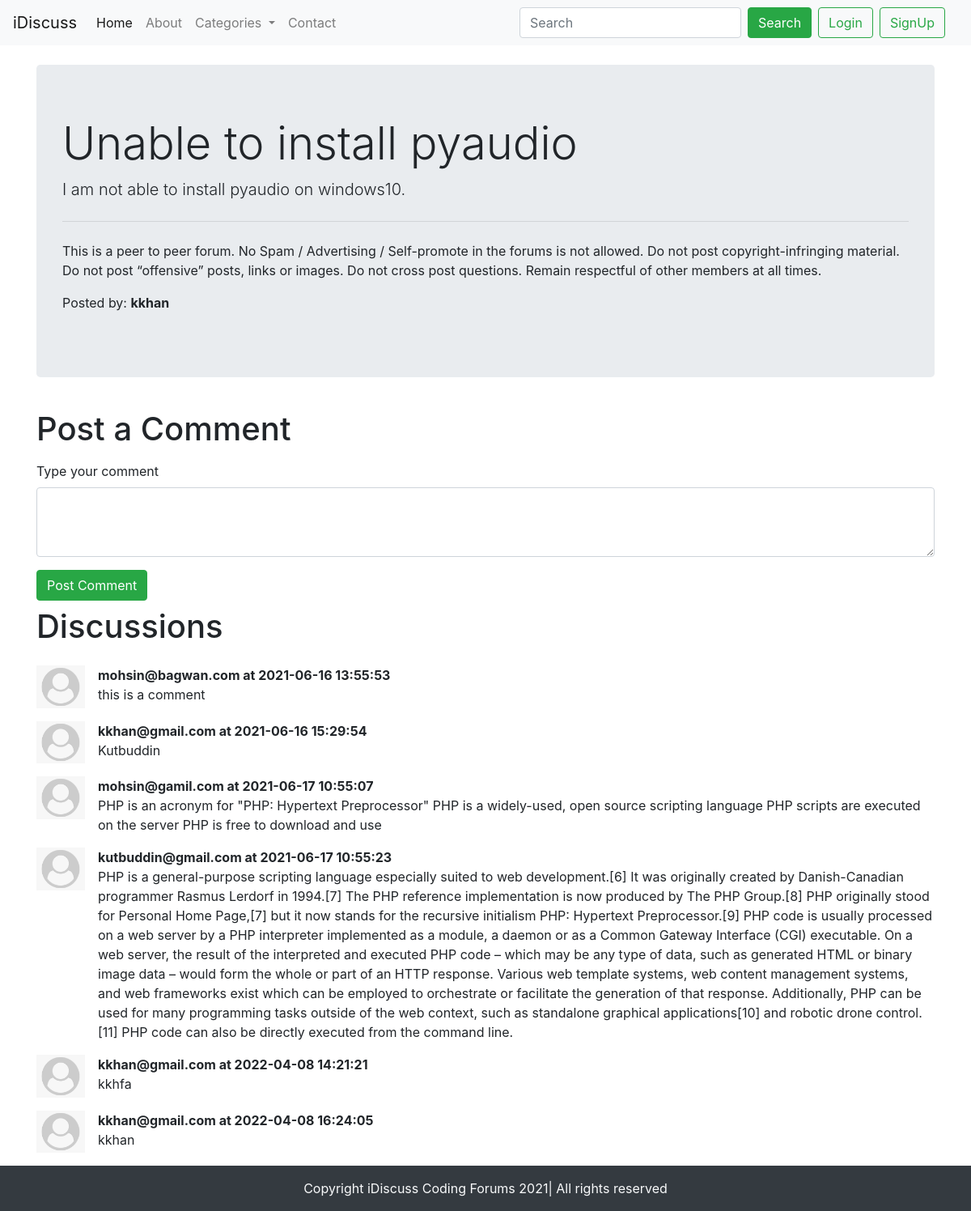
The app's page /thread.php?threadid=1 with its own data.
### tables this page shows
CREATE TABLE `threads` (
  `thread_id` int(7) NOT NULL,
  `thread_title` varchar(255) NOT NULL,
  `thread_description` text NOT NULL,
  `thread_cat_id` int(7) NOT NULL,
  `thread_user_id` int(7) NOT NULL,
  `timestamp` datetime NOT NULL DEFAULT current_timestamp()
);

CREATE TABLE `comments` (
  `comment_id` int(8) NOT NULL,
  `comment_content` text NOT NULL,
  `thread_id` int(8) NOT NULL,
  `comment_by` int(8) NOT NULL,
  `comment_time` datetime NOT NULL DEFAULT current_timestamp()
);

CREATE TABLE `users` (
  `sno` int(8) NOT NULL,
  `user_email` varchar(30) NOT NULL,
  `user_pass` varchar(255) NOT NULL,
  `timestamp` datetime NOT NULL DEFAULT current_timestamp()
);

### thread.php (the view, shortened to what this page needs)
<!doctype html>
<html lang="en">
<head>
    <link rel="stylesheet" href="https://stackpath.bootstrapcdn.com/bootstrap/4.5.0/css/bootstrap.min.css"
>
</head>
<body>
    <?php include 'partials/_header.php';?>
    <?php include 'partials/_dbconnect.php';?>
    <?php
        $id = $_GET['threadid'];
        $sql = "SELECT * FROM `threads` WHERE thread_id=$id";
        $result = mysqli_query($conn, $sql);
        while($row = mysqli_fetch_assoc($result)){
            $title = $row['thread_title'];
            $desc = $row['thread_description'];
        }
    ?>
    <div class="container my-4">
        <div class="jumbotron">
            <h1 class="display-4"><?php echo $title; ?></h1>
            <p class="lead"><?php echo $desc; ?> </p>
            <hr class="my-4">
            <p>This is a peer to peer forum. No Spam / Advertising / Self-promote in the forums is not allowed. Do
                not post copyright-infringing material. Do not post “offensive” posts, links or images. Do not cross
                post questions. Remain respectful of other members at all times.</p>
            <p>Posted by: <b>kkhan</b></p>
        </div>
    </div>
    <div class="container">
        <h1 class="py-2">Post a Comment</h1>
        <form action="<?php echo $_SERVER['REQUEST_URI']; ?>" method="post">
            <div class="form-group">
                <label for="exampleFormControlTextArea1">Type your comment</label>
                <textarea class="form-control" id="comment" name="comment" rows="3"></textarea>
            </div>
            <button type="submit" class="btn btn-success">Post Comment</button>
        </form>
    </div>
    <div class="container" id="ques">
        <h1 class="py-2">Discussions</h1>
        <?php
            $id = $_GET['threadid'];
            $sql = "SELECT * FROM `comments` WHERE thread_id=$id";
            $result = mysqli_query($conn, $sql);
            while($row = mysqli_fetch_assoc($result)){
                $content = $row['comment_content'];
                $comment_time = $row['comment_time'];
                $thread_user_id = $row['comment_by'];
                $sql2 = "SELECT user_email FROM `users` WHERE sno='$thread_user_id'";
                $result2 = mysqli_query($conn, $sql2);
                $row2 = mysqli_fetch_assoc($result2);
                echo '<div class="media my-3">
                        <img src="img/user-default.png" width="60px" class="mr-3" alt="">
                        <div class="media-body">
                            <p class="font-weight-bold my-0">'. $row2['user_email'] .' at '. $comment_time. '</p> '. $content . '
                        </div>
                    </div>';
            }
        ?>
    </div>
    <?php include 'partials/_footer.php';?>
</body>
</html>

### thread.php (style rules this page uses)
#ques { min-height: 433px; }

### records on screen
threads: thread_title "Unable to install pyaudio", thread_description "I am not able to install pyaudio on windows10."
comments: users.user_email "mohsin@bagwan.com", comment_time "2021-06-16 13:55:53", comment_content "this is a comment"
comments: users.user_email "kkhan@gmail.com", comment_time "2021-06-16 15:29:54", comment_content "Kutbuddin"
comments: users.user_email "mohsin@gamil.com", comment_time "2021-06-17 10:55:07", comment_content "PHP is an acronym for \"PHP: Hypertext Preprocessor\" PHP is a widely-used, open source scripting language PHP scripts are executed on the server PHP is free to download and use"
comments: users.user_email "kutbuddin@gmail.com", comment_time "2021-06-17 10:55:23", comment_content "PHP is a general-purpose scripting language especially suited to web development.[6] It was originally created by Danish-Canadian programmer Rasmus Lerdorf in 1994.[7] The PHP reference implementation is now produced by The PHP Group.[8] PHP originally stood for Personal Home Page,[7] but it now stands for the recursive initialism PHP: Hypertext Preprocessor.[9] PHP code is usually processed on a web server by a PHP interpreter implemented as a module, a daemon or as a Common Gateway Interface (CGI) executable. On a web server, the result of the interpreted and executed PHP code – which may be any type of data, such as generated HTML or binary image data – would form the whole or part of an…"
comments: users.user_email "kkhan@gmail.com", comment_time "2022-04-08 14:21:21", comment_content "kkhfa"
comments: users.user_email "kkhan@gmail.com", comment_time "2022-04-08 16:24:05", comment_content "kkhan"
